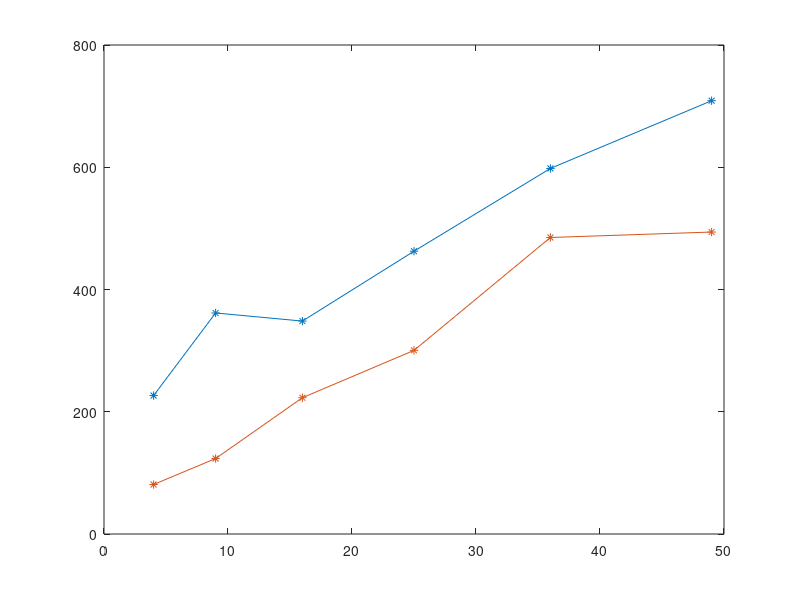

This chart was generated by the following MATLAB code: (Note: this script raises an error after producing the figure.)
close all;
clear all;

%% data
%ld_
%hd_

ld_number_of_note_start = [4 9 16 25 36 49];
ld_time_start = [226486 361608 348336 462640 598052 708886 ];
ld_msg_ip_start = [47, 6, 0, 0 ; 378, 48, 24, 0 ; 900, 132, 82, 0 ; 1826, 272, 196, 0 ;3355, 506, 402, 0 ; 5318, 924, 756, 0 ];
ld_msg_nd6_start = [28, 32 ; 150, 112 ; 228, 185 ; 442, 306 ;752, 505  ; 1167, 778];

ld_number_of_note_hour = [4 9 16 25 36 49 ];
ld_time_hour = [3826496 3961632 3948380 4062709 4198154 4309025];
ld_msg_ip_hour = [246, 68, 0, 0 ; 810, 156, 88, 0 ; 1948, 510, 368, 0 ; 3650, 882, 690, 0 ;6138, 1404, 1164, 0 ; 8959, 1810, 1506, 0  ];
ld_msg_nd6_hour = [196, 205 ; 342, 309 ; 624, 601 ; 1032, 935 ;1513, 1300 ;2143, 1796  ];

hd_number_of_note_start = [4 9 16 25 36 49 ];
hd_time_start = [80983 123444 222965 300428 485101 494014 ];
hd_msg_ip_start = [62, 5, 0, 0 ; 284, 15, 0, 0 ; 1068, 101, 49, 0 ; 2456, 383, 285, 0;4417, 413, 292, 0 ; 6432, 796, 605, 0 ];
hd_msg_nd6_start = [25, 20 ; 84, 52 ; 263, 196 ; 574, 353 ;992, 499 ; 1437, 764 ];

hd_number_of_note_hour = [4 9 16 25 36 49 ];
hd_time_hour = [3680992 3723466 3823008 3900497 4085202 4094155 ];
hd_msg_ip_hour = [262, 52, 0, 0 ; 735, 58, 0, 0 ; 2031, 292, 153, 0 ; 4262, 788, 575, 0 ;6912, 808, 576, 0 ; 10238, 1444, 1109, 0  ];
hd_msg_nd6_hour = [163, 163 ; 274, 247 ; 633, 576 ; 1141, 952 ; 1752, 1319 ; 2433, 1827 ];

% enddata

ld_msg_ip_dif = ld_msg_ip_hour - ld_msg_ip_start;
ld_msg_nd6_dif = ld_msg_nd6_hour - ld_msg_nd6_start;

hd_msg_ip_dif = hd_msg_ip_hour - hd_msg_ip_start;
hd_msg_nd6_dif = hd_msg_nd6_hour - hd_msg_nd6_start;

number_of_note = hd_number_of_note_start;

l = min(length(ld_number_of_note_start),length(hd_number_of_note_start));

%% Graphe

% Time
figure;
plot(number_of_note, [ld_time_start(1:l)', hd_time_start(1:l)']./1000 ,'*-');
legend('low density','high density',2);
ylabel('Convergence time (s)');
xlabel('Number of nodes');
title('Convergence time of the network (Grid)');

% Msg ND6
figure;
plot(number_of_note, [ld_msg_nd6_start hd_msg_nd6_start],'*-');
legend('recv - low density','sent - low density','recv - high density','sent - high density',2);
ylabel('Number of messages');
xlabel('Number of nodes');
title('Number of ND6 messages (Grid) - starting');

% Msg ND6 - 1hour
figure;
plot(number_of_note, [ld_msg_nd6_dif hd_msg_nd6_dif],'*-');
legend('recv - low density','sent - low density','recv - high density','sent - high density',2);
ylabel('Number of messages');
xlabel('Number of nodes');
title('Number of ND6 messages (Grid) - 1 hour');

% IP packet rcv
figure;
plot(number_of_note, [ld_msg_ip_dif(:,1), hd_msg_ip_dif(:,1)] ,'*-');
legend('low density','high density',2);
ylabel('Number of messages received');
xlabel('Number of nodes');
title('Number of IP messages received (Grid) - 1 hour');